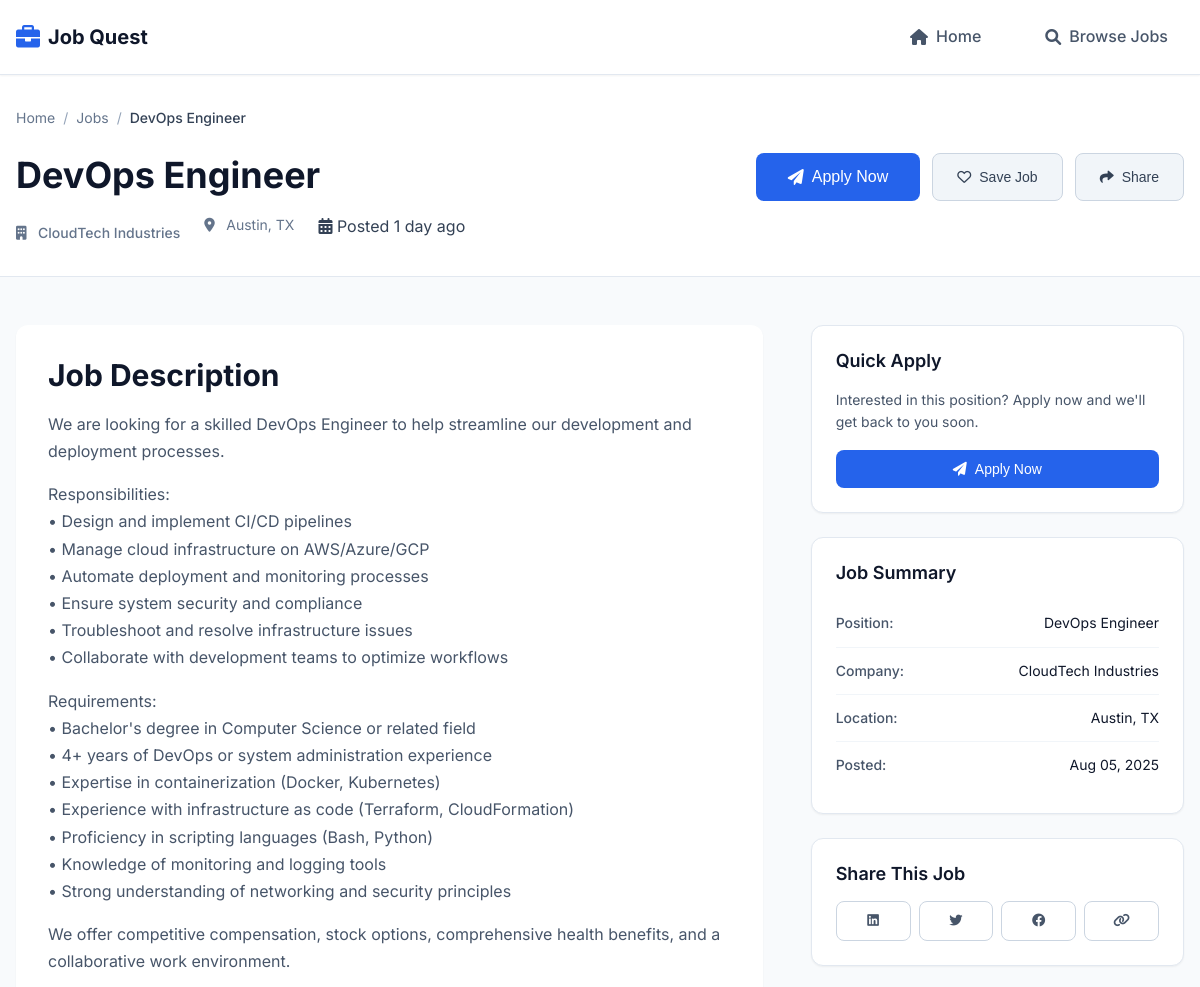
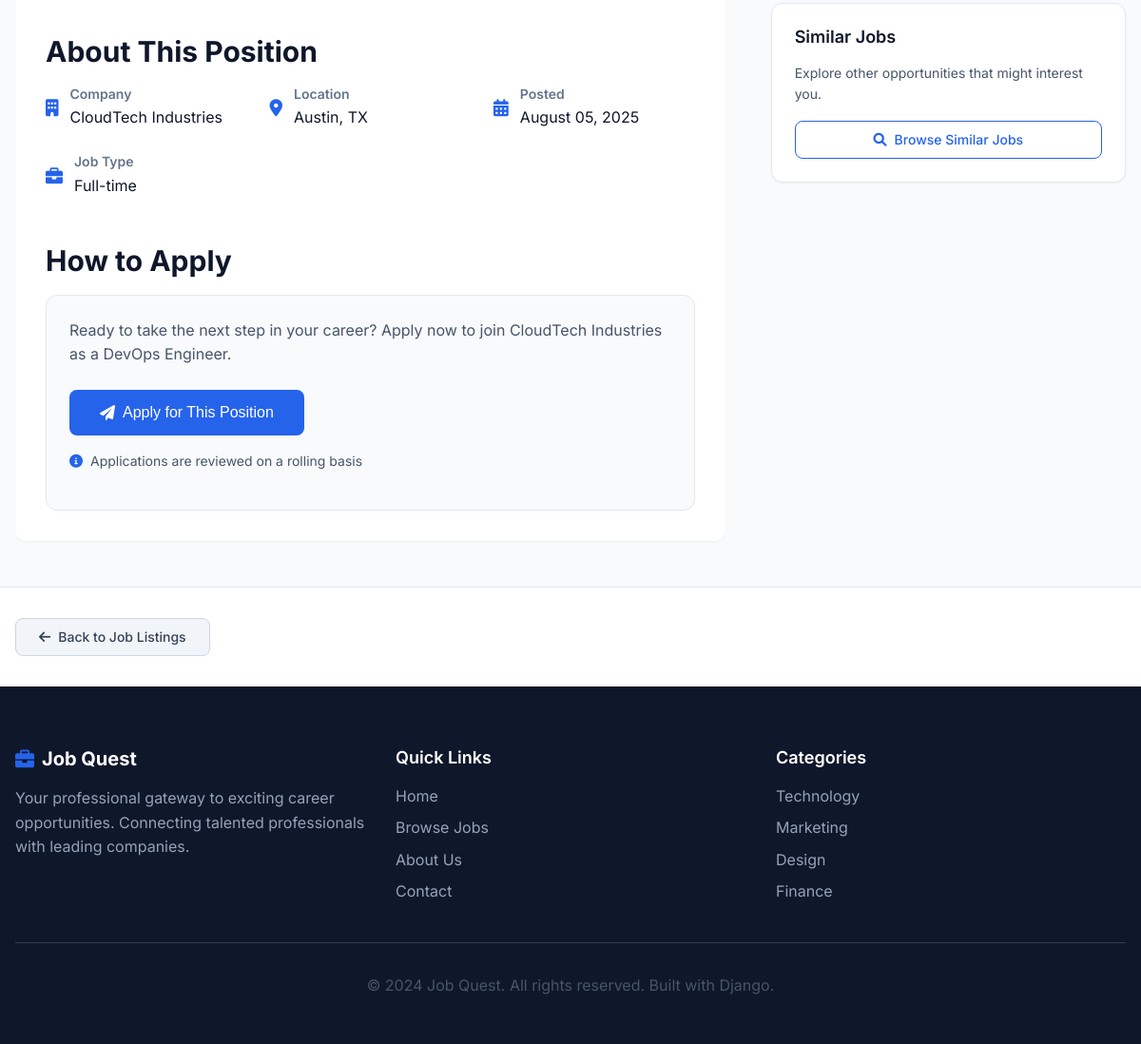
Screenshot of /jobs/3/ with the database file from the repository (2 pictures, top to bottom).
### jobs/models.py (models this page shows, shortened)
class Job(models.Model):
    title = models.CharField(max_length=200, help_text="Job title")
    company_name = models.CharField(max_length=150, help_text="Name of the hiring company")
    description = models.TextField(help_text="Detailed job description")
    location = models.CharField(max_length=150, help_text="Job location (city, state, remote, etc.)")
    posting_date = models.DateTimeField(default=timezone.now, help_text="Date when job was posted")
    created_at = models.DateTimeField(auto_now_add=True)
    updated_at = models.DateTimeField(auto_now=True)
    is_active = models.BooleanField(default=True, help_text="Whether the job posting is active")
    class Meta:
        ordering = ['-posting_date']
        verbose_name = "Job"
        verbose_name_plural = "Jobs"

### jobs/views.py (the view)
# urls.py: path('jobs/<int:job_id>/', views.job_detail, name='job_detail'),
def job_detail(request, job_id):
    job = get_object_or_404(Job, id=job_id, is_active=True)
    context = {
        'job': job,
    }
    return render(request, 'jobs/job_detail.html', context)

### jobs/templates/jobs/job_detail.html (shortened to what this page needs)
{% extends 'jobs/base.html' %}
{% block content %}
<section class="job-detail-header">
    <div class="container">
        <nav class="breadcrumb">
            <a href="{% url 'home' %}" class="breadcrumb-link">Home</a>
            <span class="breadcrumb-separator">/</span>
            <a href="{% url 'job_list' %}" class="breadcrumb-link">Jobs</a>
            <span class="breadcrumb-separator">/</span>
            <span class="breadcrumb-current">{{ job.title }}</span>
        </nav>
        <div class="job-header">
            <div class="job-header-content">
                <h1 class="job-detail-title">{{ job.title }}</h1>
                <div class="job-header-meta">
                    <div class="job-company">
                        <i class="fas fa-building"></i>
                        <span>{{ job.company_name }}</span>
                    </div>
                    <div class="job-location">
                        <i class="fas fa-map-marker-alt"></i>
                        <span>{{ job.location }}</span>
                    </div>
                    <div class="job-posted">
                        <i class="fas fa-calendar-alt"></i>
                        <span>Posted {{ job.posting_date|timesince }} ago</span>
                    </div>
                </div>
            </div>
            <div class="job-header-actions">
                <button class="btn btn-primary btn-large">
                    <i class="fas fa-paper-plane"></i>
                    Apply Now
                </button>
                <button class="btn btn-secondary">
                    <i class="far fa-heart"></i>
                    Save Job
                </button>
                <button class="btn btn-secondary">
                    <i class="fas fa-share"></i>
                    Share
                </button>
            </div>
        </div>
    </div>
</section>
<section class="job-detail-content">
    <div class="container">
        <div class="job-detail-grid">
            <main class="job-main-content">
                <div class="job-section">
                    <h2 class="section-title">Job Description</h2>
                    <div class="job-description">
                        {{ job.description|linebreaks }}
                    </div>
                </div>
                <div class="job-section">
                    <h2 class="section-title">About This Position</h2>
                    <div class="job-highlights">
                        <div class="highlight-item">
                            <i class="fas fa-building"></i>
                            <div class="highlight-content">
                                <h3>Company</h3>
                                <p>{{ job.company_name }}</p>
                            </div>
                        </div>
                        <div class="highlight-item">
                            <i class="fas fa-map-marker-alt"></i>
                            <div class="highlight-content">
                                <h3>Location</h3>
                                <p>{{ job.location }}</p>
                            </div>
                        </div>
                        <div class="highlight-item">
                            <i class="fas fa-calendar-alt"></i>
                            <div class="highlight-content">
                                <h3>Posted</h3>
                                <p>{{ job.posting_date|date:"F d, Y" }}</p>
                            </div>
                        </div>
                        <div class="highlight-item">
                            <i class="fas fa-briefcase"></i>
                            <div class="highlight-content">
                                <h3>Job Type</h3>
                                <p>Full-time</p>
                            </div>
                        </div>
                    </div>
                </div>
                <div class="job-section">
                    <h2 class="section-title">How to Apply</h2>
                    <div class="apply-instructions">
                        <p>Ready to take the next step in your career? Apply now to join {{ job.company_name }} as a {{ job.title }}.</p>
                        <div class="apply-actions">
                            <button class="btn btn-primary btn-large">
                                <i class="fas fa-paper-plane"></i>
                                Apply for This Position
                            </button>
                            <p class="apply-note">
                                <i class="fas fa-info-circle"></i>
                                Applications are reviewed on a rolling basis
                            </p>
                        </div>
                    </div>
                </div>
            </main>
            <aside class="job-sidebar">
                <div class="sidebar-card">
                    <h3 class="sidebar-title">Quick Apply</h3>
                    <p class="sidebar-description">Interested in this position? Apply now and we'll get back to you soon.</p>
                    <button class="btn btn-primary btn-full">
                        <i class="fas fa-paper-plane"></i>
                        Apply Now
                    </button>
                </div>
                <div class="sidebar-card">
                    <h3 class="sidebar-title">Job Summary</h3>
                    <ul class="job-summary">
                        <li>
                            <span class="summary-label">Position:</span>
                            <span class="summary-value">{{ job.title }}</span>
                        </li>
                        <li>
                            <span class="summary-label">Company:</span>
                            <span class="summary-value">{{ job.company_name }}</span>
                        </li>
                        <li>
                            <span class="summary-label">Location:</span>
                            <span class="summary-value">{{ job.location }}</span>
                        </li>
                        <li>
                            <span class="summary-label">Posted:</span>
                            <span class="summary-value">{{ job.posting_date|date:"M d, Y" }}</span>
                        </li>
                    </ul>
                </div>
                <div class="sidebar-card">
                    <h3 class="sidebar-title">Share This Job</h3>
                    <div class="share-buttons">
                        <button class="share-btn" title="Share on LinkedIn">
                            <i class="fab fa-linkedin"></i>
                        </button>
                        <button class="share-btn" title="Share on Twitter">
                            <i class="fab fa-twitter"></i>
                        </button>
                        <button class="share-btn" title="Share on Facebook">
                            <i class="fab fa-facebook"></i>
                        </button>
                        <button class="share-btn" title="Copy Link">
                            <i class="fas fa-link"></i>
                        </button>
                    </div>
                </div>
                <div class="sidebar-card">
                    <h3 class="sidebar-title">Similar Jobs</h3>
                    <p class="sidebar-description">Explore other opportunities that might interest you.</p>
                    <a href="{% url 'job_list' %}" class="btn btn-outline btn-full">
                        <i class="fas fa-search"></i>
                        Browse Similar Jobs
                    </a>
                </div>
            </aside>
        </div>
    </div>
</section>
<section class="job-navigation">
    <div class="container">
        <div class="nav-links">
            <a href="{% url 'job_list' %}" class="btn btn-secondary">
                <i class="fas fa-arrow-left"></i>
                Back to Job Listings
            </a>
        </div>
    </div>
</section>
{% endblock %}

### rows the page displays
Job: title "DevOps Engineer", company_name "CloudTech Industries", location "Austin, TX", posting_date "1 day", description "We are looking for a skilled DevOps Engineer to help streamline our development and deployment processes. Responsibilities: • Design and implement CI/CD pipelines • Manage cloud infrastructure on AWS/Azure/GCP • Automate deployment and monitoring processes • Ensure system security and compliance • Troubleshoot and resolve infrastructure issues • Collaborate with development teams to optimize workflows Requirements: • Bachelor's degree in Computer Science or related field • 4+ years of DevOps or system administration experience • Expertise in containerization (Docker, Kubernetes) • Experience with infrastructure as code (Terraform, CloudFormation) • Proficiency in scripting languages (Bash,…", posting_date "August 05, 2025", posting_date "Aug 05, 2025"
